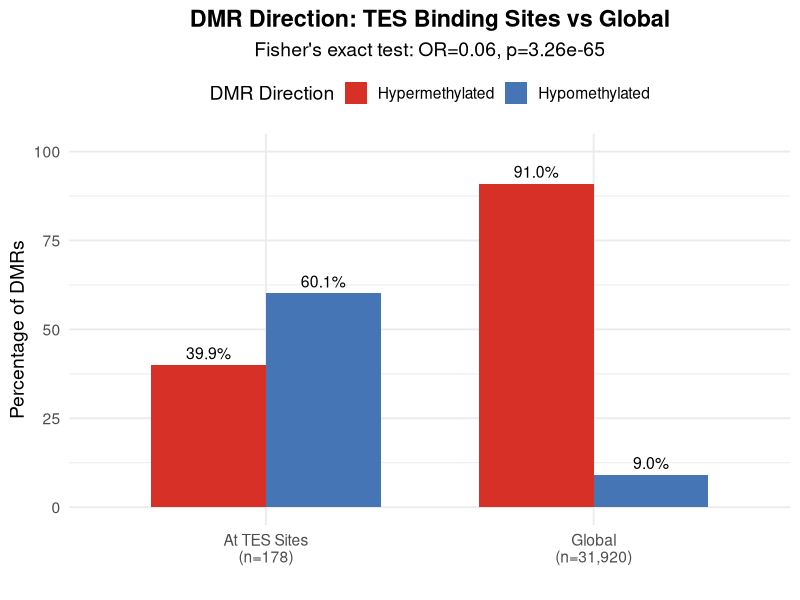

This chart was generated by the following R code: (Note: this script raises an error after producing the figure.)
#!/usr/bin/env Rscript

suppressPackageStartupMessages({
    library(ggplot2)
})

# ============================================================================
# DMR Direction Analysis at TES Binding Sites
# ============================================================================

cat("============================================\n")
cat("DMR Direction Analysis at TES Binding Sites\n")
cat("============================================\n\n")

# Counts
n_hyper_at_tes <- 71
n_hypo_at_tes <- 107
n_total_at_tes <- n_hyper_at_tes + n_hypo_at_tes

n_hyper_global <- 29034
n_hypo_global <- 2886
n_total_global <- n_hyper_global + n_hypo_global

# Observed proportions
pct_hyper_at_tes <- 100 * n_hyper_at_tes / n_total_at_tes
pct_hypo_at_tes <- 100 * n_hypo_at_tes / n_total_at_tes
pct_hyper_global <- 100 * n_hyper_global / n_total_global
pct_hypo_global <- 100 * n_hypo_global / n_total_global

cat("=== DMR Direction at TES Binding Sites ===\n\n")
cat(sprintf("At TES binding sites:\n"))
cat(sprintf("  HYPERmethylated: %d (%.1f%%)\n", n_hyper_at_tes, pct_hyper_at_tes))
cat(sprintf("  HYPOmethylated:  %d (%.1f%%)\n", n_hypo_at_tes, pct_hypo_at_tes))
cat(sprintf("  Total:           %d\n\n", n_total_at_tes))

cat(sprintf("Global DMR distribution:\n"))
cat(sprintf("  HYPERmethylated: %d (%.1f%%)\n", n_hyper_global, pct_hyper_global))
cat(sprintf("  HYPOmethylated:  %d (%.1f%%)\n", n_hypo_global, pct_hypo_global))
cat(sprintf("  Total:           %d\n\n", n_total_global))

# Fisher's exact test
# Contingency table:
#              At TES    Not at TES
# Hyper         71         28963
# Hypo         107          2779

contingency <- matrix(
    c(n_hyper_at_tes, n_hyper_global - n_hyper_at_tes,
      n_hypo_at_tes, n_hypo_global - n_hypo_at_tes),
    nrow = 2, byrow = TRUE,
    dimnames = list(
        DMR_Type = c("Hypermethylated", "Hypomethylated"),
        Location = c("At_TES_sites", "Not_at_TES")
    )
)

cat("=== Fisher's Exact Test ===\n\n")
cat("Contingency table:\n")
print(contingency)

fisher_result <- fisher.test(contingency)

cat(sprintf("\nOdds Ratio: %.3f\n", fisher_result$estimate))
cat(sprintf("95%% CI: %.3f - %.3f\n", fisher_result$conf.int[1], fisher_result$conf.int[2]))
cat(sprintf("p-value: %.2e\n\n", fisher_result$p.value))

# Interpretation
cat("=== INTERPRETATION ===\n\n")
if (fisher_result$estimate < 1 && fisher_result$p.value < 0.05) {
    cat("TES binding sites are SIGNIFICANTLY DEPLETED for hypermethylated DMRs\n")
    cat("(or equivalently, ENRICHED for hypomethylated DMRs).\n\n")
    cat(sprintf("Expected if random: %.1f%% hyper / %.1f%% hypo\n", pct_hyper_global, pct_hypo_global))
    cat(sprintf("Observed at TES:    %.1f%% hyper / %.1f%% hypo\n\n", pct_hyper_at_tes, pct_hypo_at_tes))
    cat("BIOLOGICAL INTERPRETATION:\n")
    cat("- TES binding appears to PREVENT methylation at direct target sites\n")
    cat("- The widespread hypermethylation (91% globally) is likely an INDIRECT effect\n")
    cat("- TES may recruit DNMT3A/3L to sites DISTAL from its binding locations\n")
}

# Create bar plot
outdir <- "results/19_binding_causes_methylation"

df_plot <- data.frame(
    Location = rep(c("At TES Sites\n(n=178)", "Global\n(n=31,920)"), each = 2),
    DMR_Type = rep(c("Hypermethylated", "Hypomethylated"), 2),
    Percentage = c(pct_hyper_at_tes, pct_hypo_at_tes, pct_hyper_global, pct_hypo_global)
)

p <- ggplot(df_plot, aes(x = Location, y = Percentage, fill = DMR_Type)) +
    geom_bar(stat = "identity", position = "dodge", width = 0.7) +
    geom_text(aes(label = sprintf("%.1f%%", Percentage)),
              position = position_dodge(width = 0.7), vjust = -0.5, size = 4) +
    scale_fill_manual(values = c("Hypermethylated" = "#D73027", "Hypomethylated" = "#4575B4"),
                      name = "DMR Direction") +
    labs(title = "DMR Direction: TES Binding Sites vs Global",
         subtitle = sprintf("Fisher's exact test: OR=%.2f, p=%.2e", fisher_result$estimate, fisher_result$p.value),
         x = "", y = "Percentage of DMRs") +
    theme_minimal(base_size = 14) +
    theme(
        plot.title = element_text(hjust = 0.5, face = "bold"),
        plot.subtitle = element_text(hjust = 0.5),
        legend.position = "top"
    ) +
    ylim(0, 100)

ggsave(file.path(outdir, "profiles", "DMR_direction_at_TES_sites_barplot.png"),
       p, width = 8, height = 6, dpi = 300)

cat(sprintf("\nBar plot saved: %s/profiles/DMR_direction_at_TES_sites_barplot.png\n", outdir))

# Save statistics to file
stats_file <- file.path(outdir, "statistics", "dmr_direction_summary.txt")
sink(stats_file)
cat("DMR Direction Analysis at TES Binding Sites\n")
cat("============================================\n\n")
cat("Date:", as.character(Sys.time()), "\n\n")
cat("COUNTS:\n")
cat(sprintf("  TES peaks with HYPER DMRs: %d\n", n_hyper_at_tes))
cat(sprintf("  TES peaks with HYPO DMRs:  %d\n", n_hypo_at_tes))
cat(sprintf("  Total TES peaks with DMR:  %d\n\n", n_total_at_tes))
cat("PERCENTAGES:\n")
cat(sprintf("  At TES sites: %.1f%% hyper / %.1f%% hypo\n", pct_hyper_at_tes, pct_hypo_at_tes))
cat(sprintf("  Global:       %.1f%% hyper / %.1f%% hypo\n\n", pct_hyper_global, pct_hypo_global))
cat("FISHER'S EXACT TEST:\n")
cat(sprintf("  Odds Ratio: %.3f\n", fisher_result$estimate))
cat(sprintf("  95%% CI: %.3f - %.3f\n", fisher_result$conf.int[1], fisher_result$conf.int[2]))
cat(sprintf("  p-value: %.2e\n\n", fisher_result$p.value))
cat("INTERPRETATION:\n")
cat("  TES binding is significantly DEPLETED at hypermethylated DMRs.\n")
cat("  This suggests TES binding PREVENTS methylation at direct targets,\n")
cat("  while causing methylation at distal sites (indirect effect).\n")
sink()

cat(sprintf("Statistics saved: %s\n", stats_file))
